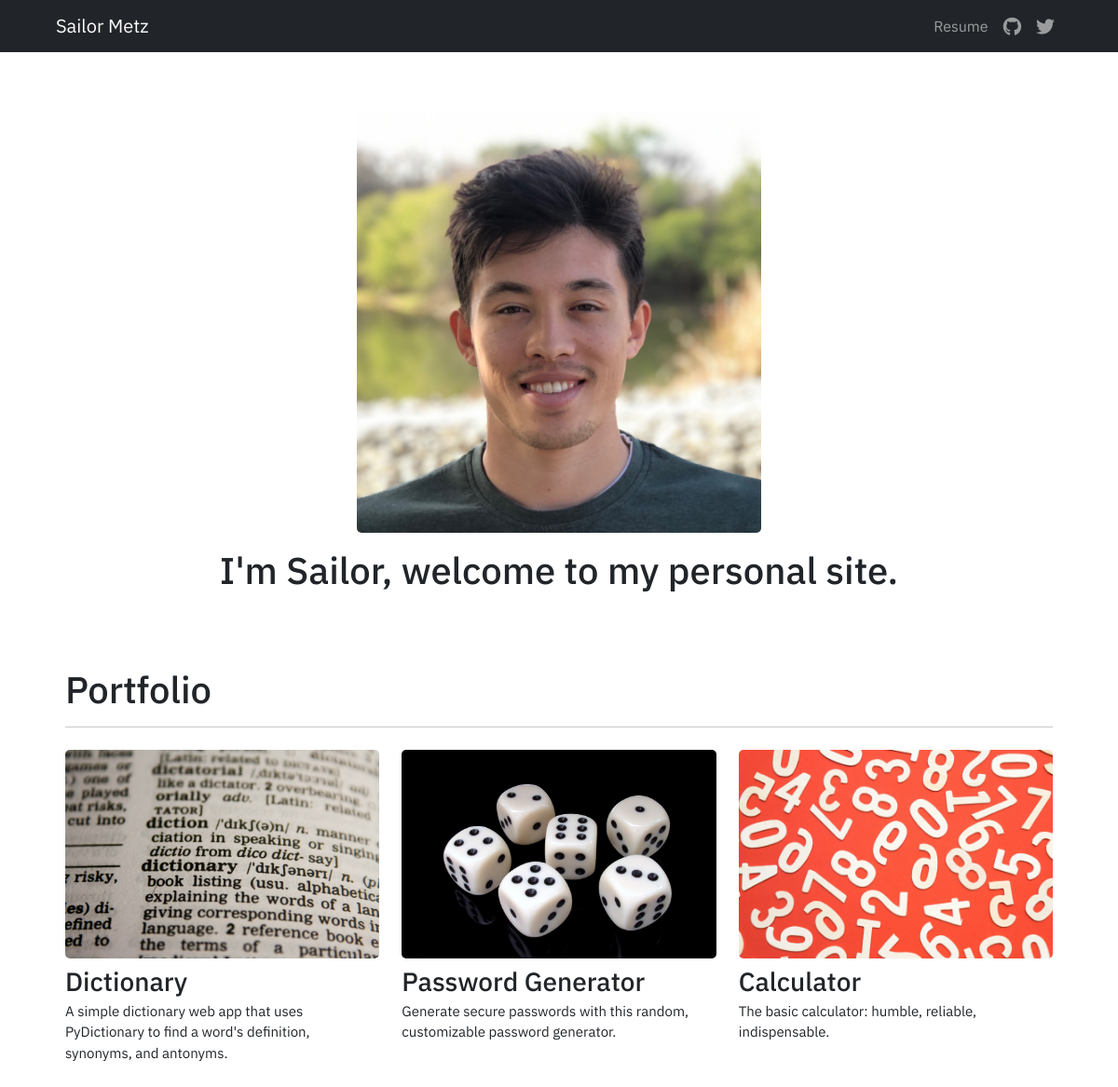
The app's page /, older data.
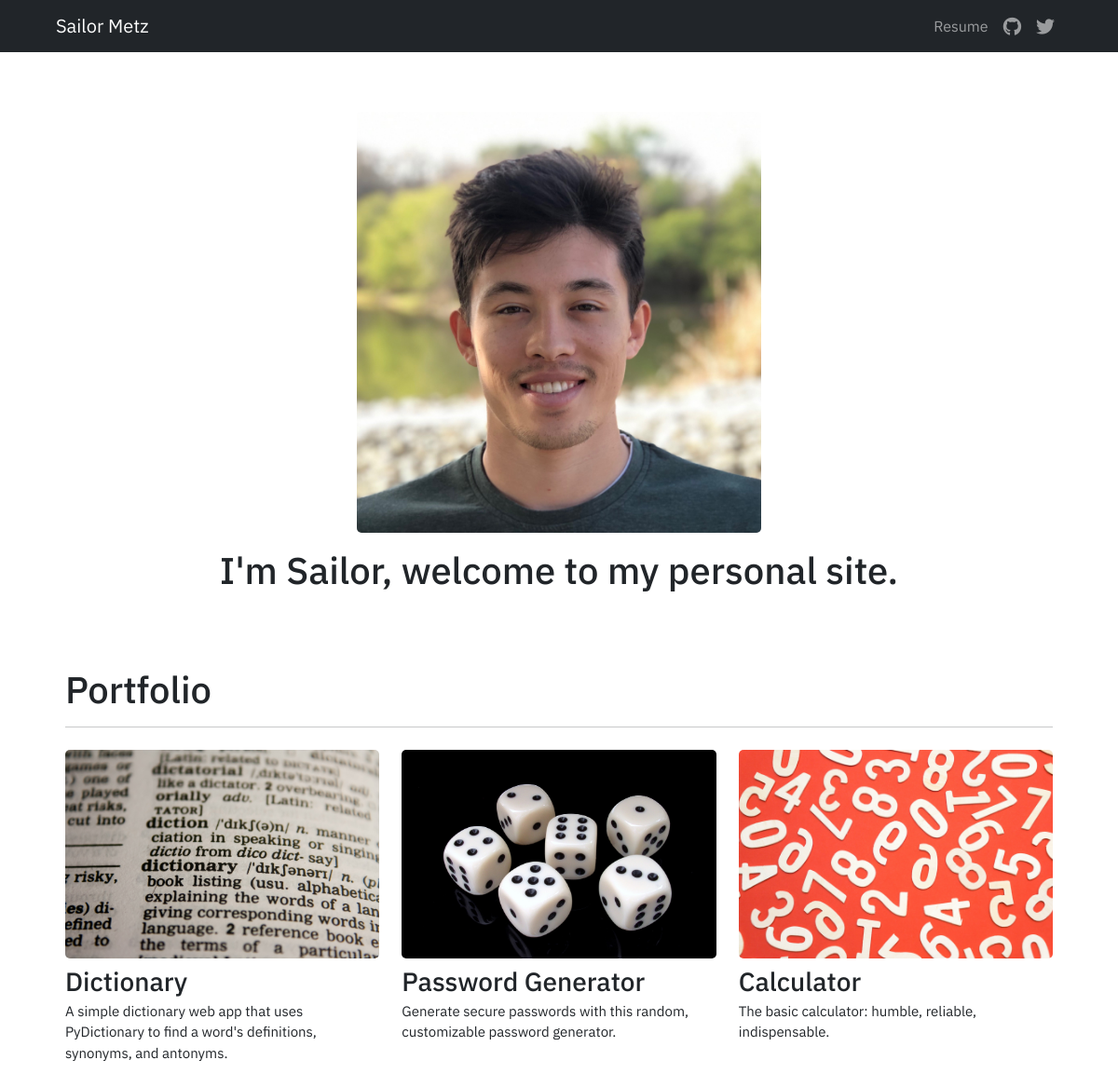
The same page, newer data.
### portfolio/models.py (models this page shows)
class Project(models.Model):
    title = models.CharField(max_length=100) # set max character length
    description = models.CharField(max_length=300)
    image = models.ImageField(upload_to='portfolio/images/') # uploaded to images folder inside portfolio app folder
    url = models.URLField(blank=True)
    href = models.CharField(blank=True, max_length=100)

### portfolio/views.py (the view)
# urls.py: 2. Add a URL to urlpatterns:  path('', views.home, name='home')
def home(request):
    projects = Project.objects.all() #grabs all the objects from the database that use the Project class
    return render(request, 'portfolio/home.html', {'projects': projects})

### portfolio/templates/portfolio/home.html
{% extends 'portfolio/base.html' %}
{% block content %}
{% load static %}
<link rel="stylesheet" type="text/css" href="{% static 'portfolio/style.css' %}">
<div class="container mt-3">
  <div class="row justify-content-center mx-2">
    <div class="col-lg-5 col-9 mt-5 mb-3">
      <img src="{% static 'portfolio/sailor_headshot.jpeg' %}" class="img-fluid img-style">
    </div>
  </div>
  <div class="row justify-content-center mx-2">
    <div class="col-lg-9 col-12 mb-5" align="center">
      <h1 class="title">I'm Sailor, welcome to my personal site.</h1>
    </div>
  </div>
</div>
<div class="container my-4">
  <div class="row mx-3">
    <div class="col-12">
      <h1 class="title">Portfolio</h1>
      <hr class="mb-4">
    </div>
  </div>
  <div class="row mx-3">
    {% for project in projects %}
    <div class="col-lg-4 col-sm-6 col-12 mb-3">
      {% if project.href %}
      <a href="{% url project.href %}" target="_blank">
        <img src="{{ project.image.url }}" class="img-style img-fluid mb-2" style="">
      </a>
      {% else %}
        <img src="{{ project.image.url }}" class="img-style img-fluid mb-2" width="500" height="500">
      {% endif %}
      <h3 class="project-title mb-1">{{ project.title }}</h3>
      <p class="project-description">{{ project.description }}</p>
    </div>
    {% endfor %}
  </div>
</div>
{% endblock %}

Row changes from the older to the newer data that the page shows:
changed Project "Dictionary": description "A simple dictionary web app that uses PyDictionary to find a word's definition, synonyms, and antonyms." → "A simple dictionary web app that uses PyDictionary to find a word's definitions, synonyms, and antonyms."
